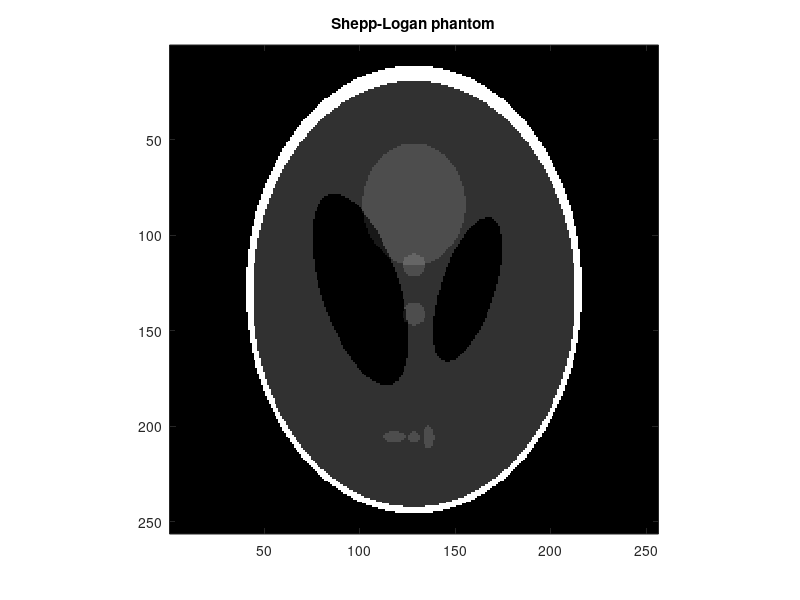

The MATLAB source for this figure:
close all;
clc;
clear;

addpath('../gridder')

matrix_size= 256;
% this is a standard shepp-logan phantom often used in MRI 
P = phantom('Modified Shepp-Logan',matrix_size);
figure; imagesc(P); axis('square'); colormap('gray'); title('Shepp-Logan phantom')